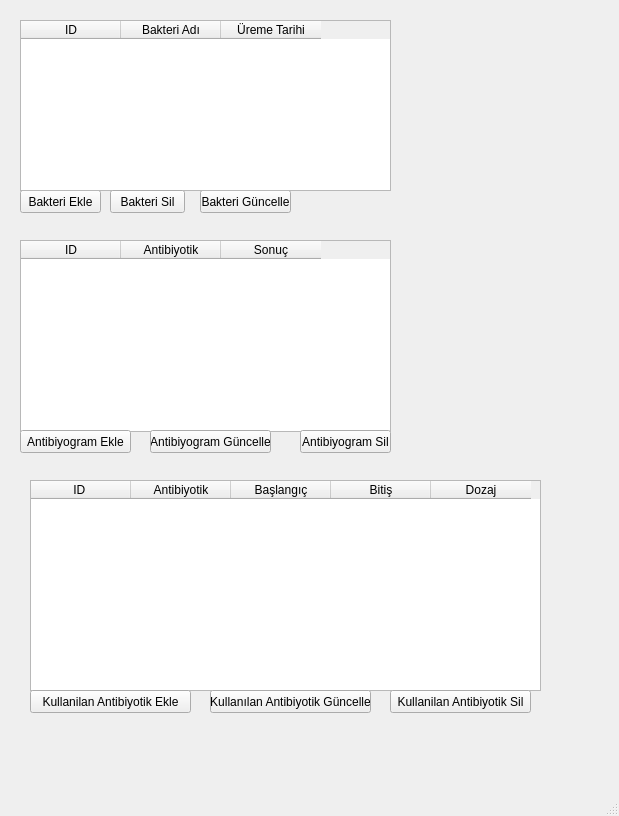
<?xml version="1.0" encoding="UTF-8"?>
<ui version="4.0">
 <class>MainWindow</class>
 <widget class="QMainWindow" name="MainWindow">
  <property name="geometry">
   <rect>
    <x>0</x>
    <y>0</y>
    <width>619</width>
    <height>816</height>
   </rect>
  </property>
  <property name="windowTitle">
   <string>MainWindow</string>
  </property>
  <widget class="QWidget" name="centralwidget">
   <widget class="QTableWidget" name="tableKullanilanAntibiyotik">
    <property name="geometry">
     <rect>
      <x>30</x>
      <y>480</y>
      <width>511</width>
      <height>211</height>
     </rect>
    </property>
    <property name="editTriggers">
     <set>QAbstractItemView::NoEditTriggers</set>
    </property>
    <column>
     <property name="text">
      <string>ID </string>
     </property>
    </column>
    <column>
     <property name="text">
      <string>Antibiyotik</string>
     </property>
    </column>
    <column>
     <property name="text">
      <string>Başlangıç</string>
     </property>
    </column>
    <column>
     <property name="text">
      <string>Bitiş</string>
     </property>
    </column>
    <column>
     <property name="text">
      <string>Dozaj</string>
     </property>
    </column>
   </widget>
   <widget class="QPushButton" name="btnBakteriGuncelle">
    <property name="geometry">
     <rect>
      <x>200</x>
      <y>190</y>
      <width>91</width>
      <height>23</height>
     </rect>
    </property>
    <property name="text">
     <string>Bakteri Güncelle</string>
    </property>
   </widget>
   <widget class="QPushButton" name="btnAntibiyotikEkle">
    <property name="geometry">
     <rect>
      <x>30</x>
      <y>690</y>
      <width>161</width>
      <height>23</height>
     </rect>
    </property>
    <property name="text">
     <string>Kullanilan Antibiyotik Ekle</string>
    </property>
   </widget>
   <widget class="QPushButton" name="btnAntibiyotikGuncelle">
    <property name="geometry">
     <rect>
      <x>210</x>
      <y>690</y>
      <width>161</width>
      <height>23</height>
     </rect>
    </property>
    <property name="text">
     <string>Kullanılan Antibiyotik Güncelle</string>
    </property>
   </widget>
   <widget class="QTableWidget" name="tableAntibiyogram">
    <property name="geometry">
     <rect>
      <x>20</x>
      <y>240</y>
      <width>371</width>
      <height>192</height>
     </rect>
    </property>
    <property name="editTriggers">
     <set>QAbstractItemView::NoEditTriggers</set>
    </property>
    <column>
     <property name="text">
      <string>ID</string>
     </property>
    </column>
    <column>
     <property name="text">
      <string>Antibiyotik</string>
     </property>
    </column>
    <column>
     <property name="text">
      <string>Sonuç</string>
     </property>
    </column>
   </widget>
   <widget class="QPushButton" name="btnAntibiyogramEkle">
    <property name="geometry">
     <rect>
      <x>20</x>
      <y>430</y>
      <width>111</width>
      <height>23</height>
     </rect>
    </property>
    <property name="text">
     <string>Antibiyogram Ekle</string>
    </property>
   </widget>
   <widget class="QPushButton" name="btnAntibiyotikSil">
    <property name="geometry">
     <rect>
      <x>390</x>
      <y>690</y>
      <width>141</width>
      <height>23</height>
     </rect>
    </property>
    <property name="text">
     <string>Kullanilan Antibiyotik Sil</string>
    </property>
   </widget>
   <widget class="QPushButton" name="btnBakteriEkle">
    <property name="geometry">
     <rect>
      <x>20</x>
      <y>190</y>
      <width>81</width>
      <height>23</height>
     </rect>
    </property>
    <property name="text">
     <string>Bakteri Ekle</string>
    </property>
   </widget>
   <widget class="QTableWidget" name="tableBakteri">
    <property name="geometry">
     <rect>
      <x>20</x>
      <y>20</y>
      <width>371</width>
      <height>171</height>
     </rect>
    </property>
    <property name="editTriggers">
     <set>QAbstractItemView::NoEditTriggers</set>
    </property>
    <property name="columnCount">
     <number>3</number>
    </property>
    <column>
     <property name="text">
      <string>ID</string>
     </property>
    </column>
    <column>
     <property name="text">
      <string>Bakteri Adı</string>
     </property>
    </column>
    <column>
     <property name="text">
      <string>Üreme Tarihi</string>
     </property>
    </column>
   </widget>
   <widget class="QPushButton" name="btnBakteriSil">
    <property name="geometry">
     <rect>
      <x>110</x>
      <y>190</y>
      <width>75</width>
      <height>23</height>
     </rect>
    </property>
    <property name="text">
     <string>Bakteri Sil</string>
    </property>
   </widget>
   <widget class="QPushButton" name="btnAntibiyogramSil">
    <property name="geometry">
     <rect>
      <x>300</x>
      <y>430</y>
      <width>91</width>
      <height>23</height>
     </rect>
    </property>
    <property name="text">
     <string>Antibiyogram Sil</string>
    </property>
   </widget>
   <widget class="QPushButton" name="btnAntibiyogramGuncelle">
    <property name="geometry">
     <rect>
      <x>150</x>
      <y>430</y>
      <width>121</width>
      <height>23</height>
     </rect>
    </property>
    <property name="text">
     <string>Antibiyogram Güncelle</string>
    </property>
   </widget>
  </widget>
  <widget class="QMenuBar" name="menubar">
   <property name="geometry">
    <rect>
     <x>0</x>
     <y>0</y>
     <width>619</width>
     <height>21</height>
    </rect>
   </property>
  </widget>
  <widget class="QStatusBar" name="statusbar"/>
 </widget>
 <resources/>
 <connections/>
</ui>
